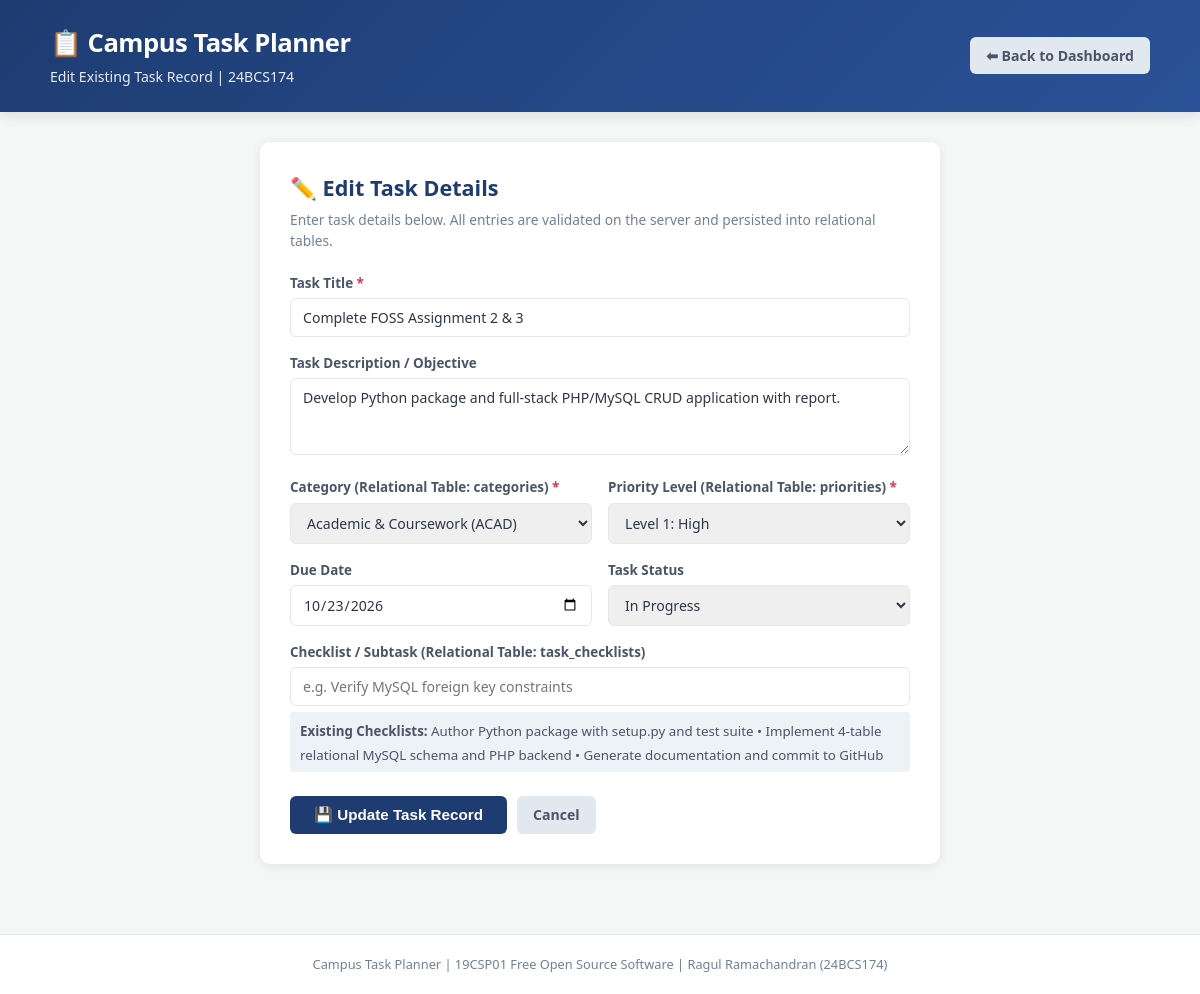
Page /task_form.php?id=1 on the committed database.
### tables this page shows
CREATE TABLE IF NOT EXISTS tasks (
    task_id         INT AUTO_INCREMENT PRIMARY KEY,
    task_title      VARCHAR(150) NOT NULL,
    description     TEXT,
    due_date        DATE         NULL,
    task_status     ENUM('Pending', 'In Progress', 'Completed') NOT NULL DEFAULT 'Pending',
    category_id     INT          NOT NULL,
    priority_id     INT          NOT NULL,
    created_at      TIMESTAMP    DEFAULT CURRENT_TIMESTAMP,
    FOREIGN KEY (category_id) REFERENCES categories(category_id) ON DELETE CASCADE,
    FOREIGN KEY (priority_id) REFERENCES priorities(priority_id) ON DELETE RESTRICT
);

CREATE TABLE IF NOT EXISTS categories (
    category_id     INT AUTO_INCREMENT PRIMARY KEY,
    category_code   VARCHAR(15)  NOT NULL UNIQUE,
    category_name   VARCHAR(60)  NOT NULL,
    description     VARCHAR(150)
);

### task_form.php (the view, shortened to what this page needs)
<?php
require_once "db.php";
$id = isset($_GET["id"]) ? (int)$_GET["id"] : 0;
$editing = $id > 0;
$task = [
    "task_title"   => "",
    "description"  => "",
    "due_date"     => "",
    "task_status"  => "Pending",
    "category_id"  => 1,
    "priority_id"  => 2
];
$subtasks = [];
if ($editing) {
    $stmt = $conn->prepare("SELECT * FROM tasks WHERE task_id = ?");
    $stmt->bind_param("i", $id);
    $stmt->execute();
    $task_res = $stmt->get_result()->fetch_assoc();
    $task = $task_res;
    $stmt_st = $conn->prepare("SELECT * FROM task_checklists WHERE task_id = ? ORDER BY checklist_id ASC");
    $stmt_st->bind_param("i", $id);
    $stmt_st->execute();
    $subtasks_res = $stmt_st->get_result();
    while ($st = $subtasks_res->fetch_assoc()) {
        $subtasks[] = $st["item_title"];
    }
}
$categories = $conn->query("SELECT * FROM categories ORDER BY category_name ASC");
$priorities = $conn->query("SELECT * FROM priorities ORDER BY priority_level ASC");
?>
<!DOCTYPE html>
<html lang="en">
<head>
    <link rel="stylesheet" href="style.css">
</head>
<body>
<header class="app-header">
    <div class="header-container">
        <div class="brand">
            <h1>📋 Campus Task Planner</h1>
            <p class="subtitle"><?= $editing ? "Edit Existing Task Record" : "Create New Relational Task" ?> | 24BCS174</p>
        </div>
        <div>
            <a href="index.php" class="btn btn-clear">⬅ Back to Dashboard</a>
        </div>
    </div>
</header>
<main class="container">
    <div class="form-container">
        <h2><?= $editing ? "✏️ Edit Task Details" : "➕ Add New Task Record" ?></h2>
        <p class="form-lead">Enter task details below. All entries are validated on the server and persisted into relational tables.</p>
        <form method="POST" action="task_form.php<?= $editing ? '?id=' . $id : '' ?>" class="crud-form">
            <div class="form-group">
                <label for="task_title">Task Title <span class="required">*</span></label>
                <input type="text" id="task_title" name="task_title" value="<?= htmlspecialchars($task['task_title']) ?>" placeholder="e.g. Complete FOSS Assignment 3 Report" required>
            </div>
            <div class="form-group">
                <label for="description">Task Description / Objective</label>
                <textarea id="description" name="description" rows="3" placeholder="Provide additional task specifications or lab requirements..."><?= htmlspecialchars($task['description'] ?? '') ?></textarea>
            </div>
            <div class="form-row">
                <div class="form-group col-half">
                    <label for="category_id">Category (Relational Table: categories) <span class="required">*</span></label>
                    <select id="category_id" name="category_id" required>
                        <?php while ($cat = $categories->fetch_assoc()): ?>
                            <option value="<?= $cat['category_id'] ?>" <?= $task['category_id'] == $cat['category_id'] ? 'selected' : '' ?>>
                                <?= htmlspecialchars($cat['category_name']) ?> (<?= htmlspecialchars($cat['category_code']) ?>)
                            </option>
                        <?php endwhile; ?>
                    </select>
                </div>
                <div class="form-group col-half">
                    <label for="priority_id">Priority Level (Relational Table: priorities) <span class="required">*</span></label>
                    <select id="priority_id" name="priority_id" required>
                        <?php while ($p = $priorities->fetch_assoc()): ?>
                            <option value="<?= $p['priority_id'] ?>" <?= $task['priority_id'] == $p['priority_id'] ? 'selected' : '' ?>>
                                Level <?= $p['priority_level'] ?>: <?= htmlspecialchars($p['priority_label']) ?>
                            </option>
                        <?php endwhile; ?>
                    </select>
                </div>
            </div>
            <div class="form-row">
                <div class="form-group col-half">
                    <label for="due_date">Due Date</label>
                    <input type="date" id="due_date" name="due_date" value="<?= htmlspecialchars($task['due_date'] ?? '') ?>">
                </div>
                <div class="form-group col-half">
                    <label for="task_status">Task Status</label>
                    <select id="task_status" name="task_status">
                        <option value="In Progress" <?= $task['task_status'] === 'In Progress' ? 'selected' : '' ?>>In Progress</option>
                    </select>
                </div>
            </div>
            <div class="form-group">
                <label for="new_subtask">Checklist / Subtask (Relational Table: task_checklists)</label>
                <input type="text" id="new_subtask" name="new_subtask" placeholder="e.g. Verify MySQL foreign key constraints">
                <?php if (!empty($subtasks)): ?>
                    <div class="existing-subtasks">
                        <small><strong>Existing Checklists:</strong> <?= htmlspecialchars(implode(" • ", $subtasks)) ?></small>
                    </div>
                <?php endif; ?>
            </div>
            <div class="form-actions">
                <button type="submit" class="btn btn-save"><?= $editing ? "💾 Update Task Record" : "💾 Save Task" ?></button>
                <a href="index.php" class="btn btn-clear">Cancel</a>
            </div>
        </form>
    </div>
</main>
<footer class="app-footer">
    <p>Campus Task Planner | 19CSP01 Free Open Source Software | Ragul Ramachandran (24BCS174)</p>
</footer>
</body>
</html>

### style.css (style rules this page uses)
:root { --primary: #1e3c72; --primary-dark: #122444; --secondary: #2a5298; --success: #28a745; --warning: #fd7e14; --danger: #dc3545; --info: #17a2b8; --light-bg: #f4f7f6; --card-bg: #ffffff; --text-main: #2d3748; --text-muted: #718096; --border-color: #e2e8f0; }
* { box-sizing: border-box; margin: 0; padding: 0; }
body { font-family: 'Segoe UI', -apple-system, BlinkMacSystemFont, Roboto, Helvetica, Arial, sans-serif; background-color: var(--light-bg); color: var(--text-main); line-height: 1.5; min-height: 100vh; display: flex; flex-direction: column; }
.app-header { background: linear-gradient(135deg, var(--primary) 0%, var(--secondary) 100%); color: #ffffff; padding: 24px 0; box-shadow: 0 4px 12px rgba(0, 0, 0, 0.1); }
.header-container { max-width: 1140px; margin: 0 auto; padding: 0 20px; display: flex; justify-content: space-between; align-items: center; flex-wrap: wrap; gap: 15px; }
.brand h1 { font-size: 1.6rem; font-weight: 700; letter-spacing: -0.5px; }
.brand .subtitle { font-size: 0.88rem; opacity: 0.9; margin-top: 4px; }
.container { max-width: 1140px; margin: 30px auto; padding: 0 20px; flex: 1; }
.btn { display: inline-block; padding: 8px 16px; border-radius: 6px; font-size: 0.88rem; font-weight: 600; text-decoration: none; cursor: pointer; border: none; transition: 0.2s ease; }
.btn-clear { background: #e2e8f0; color: #4a5568; }
.btn-save { background: var(--primary); color: #fff; font-size: 0.95rem; padding: 10px 24px; }
.form-container { background: var(--card-bg); padding: 30px; border-radius: 10px; box-shadow: 0 2px 12px rgba(0, 0, 0, 0.08); max-width: 680px; margin: 0 auto; }
.form-container h2 { color: var(--primary); font-size: 1.35rem; margin-bottom: 6px; }
.form-lead { color: var(--text-muted); font-size: 0.86rem; margin-bottom: 22px; }
.form-group { margin-bottom: 16px; }
.form-row { display: flex; gap: 16px; }
.col-half { flex: 1; }
label { display: block; font-size: 0.84rem; font-weight: 600; color: #4a5568; margin-bottom: 5px; }
.required { color: var(--danger); }
input[type="text"], input[type="date"], select, textarea { width: 100%; padding: 9px 12px; border: 1px solid var(--border-color); border-radius: 6px; font-size: 0.88rem; color: var(--text-main); outline: none; font-family: inherit; }
.existing-subtasks { margin-top: 6px; padding: 6px 10px; background: #edf2f7; border-radius: 4px; color: #4a5568; }
.form-actions { margin-top: 24px; display: flex; gap: 10px; }
.app-footer { text-align: center; padding: 20px; font-size: 0.8rem; color: var(--text-muted); border-top: 1px solid var(--border-color); background: #ffffff; margin-top: 40px; }

### rows in the picture
tasks: task_title "Complete FOSS Assignment 2 & 3", description "Develop Python package and full-stack PHP/MySQL CRUD application with report.", category_id "Academic & Coursework (ACAD)", priority_id "Level 1: High", due_date "10/23/2026", task_status "In Progress"

### other values in the picture
implode(" • ", $subtasks) "Author Python package with setup.py and test suite • Implement 4-table relational MySQL schema and PHP backend • Generate documentation and commit to GitHub"
